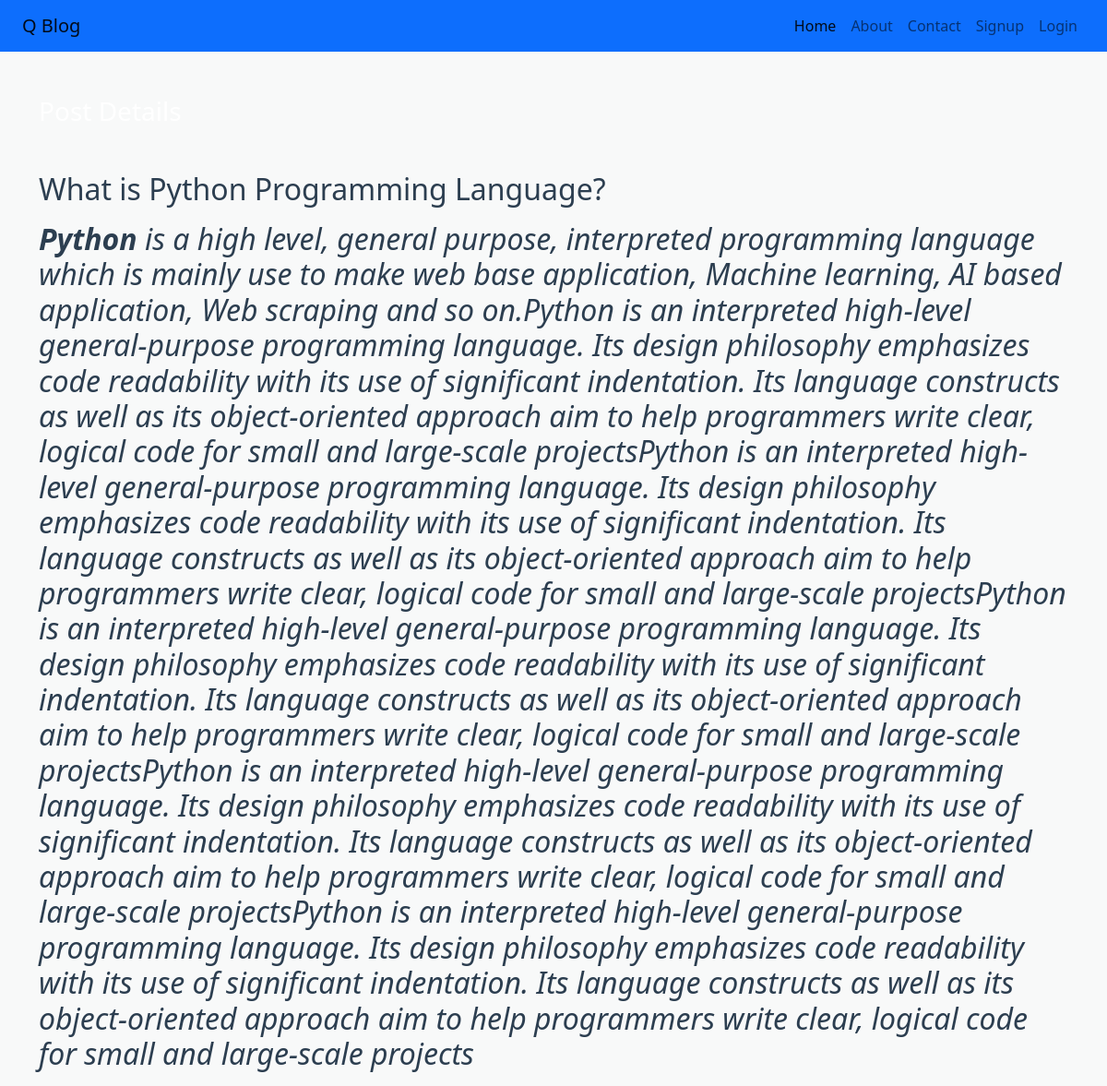
Page /postdetails/1/ on the committed database.
### miniblog/models.py (models this page shows)
class Post(models.Model):
    title = models.CharField(max_length=150)
    desc = RichTextField(default="")

### miniblog/views.py (the view)
# urls.py: path('postdetails/<int:id>/', views.post_details, name='postdetails'),
def post_details(request, id):
    val = Post.objects.get(pk=id)
    data = {
        'post': val,
    }
    return render(request, 'miniblog/postdetails.html', data)

### miniblog/templates/miniblog/postdetails.html
{% extends 'miniblog/base.html' %}
{% load static %}
{% block content %}
<div class="col-sm-10">
    <h3 class="text-white my-5">Post Details</h3>
</div>
<div class="container">
    <h2>{{post.title}}</h2>
    <p>{{post.desc|safe}}</p>
</div>
{% endblock content %}

### miniblog/static/miniblog/css/style.css (style rules this page uses)
body { background-color: #F8F9F9; color: #2C3E50; }

### rows in the picture
Post: title "What is Python Programming Language?", desc "Python is a high level, general purpose, interpreted programming language which is mainly use to make web base application, Machine learning, AI based application, Web scraping and so on.Python is an interpreted high-level general-purpose programming language. Its design philosophy emphasizes code readability with its use of significant indentation. Its language constructs as well as its object-oriented approach aim to help programmers write clear, logical code for small and large-scale projectsPython is an interpreted high-level general-purpose programming language. Its design philosophy emphasizes code readability with its use of significant indentation. Its language constructs as well as…"
